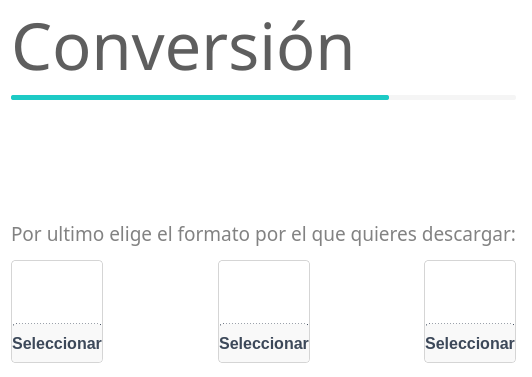
<?xml version="1.0" encoding="UTF-8"?>
<ui version="4.0">
 <class>Ui_Loanding</class>
 <widget class="QWidget" name="Ui_Loanding">
  <property name="geometry">
   <rect>
    <x>0</x>
    <y>0</y>
    <width>528</width>
    <height>377</height>
   </rect>
  </property>
  <property name="windowTitle">
   <string>Music Dowload - Formato</string>
  </property>
  <property name="styleSheet">
   <string notr="true">background-color: rgb(255, 255, 255);</string>
  </property>
  <layout class="QVBoxLayout" name="verticalLayout_7">
   <property name="spacing">
    <number>13</number>
   </property>
   <property name="leftMargin">
    <number>11</number>
   </property>
   <property name="topMargin">
    <number>0</number>
   </property>
   <property name="rightMargin">
    <number>16</number>
   </property>
   <property name="bottomMargin">
    <number>14</number>
   </property>
   <item>
    <layout class="QVBoxLayout" name="layout_titulo">
     <property name="spacing">
      <number>5</number>
     </property>
     <item>
      <widget class="QLabel" name="titulo">
       <property name="font">
        <font>
         <family>Nirmala UI Semilight</family>
         <pointsize>49</pointsize>
         <weight>50</weight>
         <bold>false</bold>
        </font>
       </property>
       <property name="styleSheet">
        <string notr="true">color: rgb(94, 94, 94);</string>
       </property>
       <property name="text">
        <string>Conversión</string>
       </property>
      </widget>
     </item>
     <item>
      <widget class="QProgressBar" name="proceso">
       <property name="minimumSize">
        <size>
         <width>0</width>
         <height>5</height>
        </size>
       </property>
       <property name="maximumSize">
        <size>
         <width>10000000</width>
         <height>5</height>
        </size>
       </property>
       <property name="styleSheet">
        <string notr="true">#proceso{
	border-radius:2px;
	background-color: rgb(245, 245, 245);
}
#proceso:chunk{
	border-radius:2px;
	background-color: rgb(29, 202, 197)
}</string>
       </property>
       <property name="value">
        <number>75</number>
       </property>
       <property name="alignment">
        <set>Qt::AlignCenter</set>
       </property>
       <property name="textVisible">
        <bool>false</bool>
       </property>
      </widget>
     </item>
    </layout>
   </item>
   <item>
    <spacer name="verticalSpacer">
     <property name="orientation">
      <enum>Qt::Vertical</enum>
     </property>
     <property name="sizeType">
      <enum>QSizePolicy::MinimumExpanding</enum>
     </property>
     <property name="sizeHint" stdset="0">
      <size>
       <width>41</width>
       <height>18</height>
      </size>
     </property>
    </spacer>
   </item>
   <item>
    <widget class="QLabel" name="descripcion_formato">
     <property name="font">
      <font>
       <family>Nirmala UI Semilight</family>
       <pointsize>14</pointsize>
      </font>
     </property>
     <property name="styleSheet">
      <string notr="true">color: rgb(130, 130, 130);</string>
     </property>
     <property name="text">
      <string>Por ultimo elige el formato por el que quieres descargar:</string>
     </property>
     <property name="buddy">
      <cstring>lineEdit</cstring>
     </property>
    </widget>
   </item>
   <item>
    <layout class="QHBoxLayout" name="layout_botones_formatos">
     <property name="spacing">
      <number>34</number>
     </property>
     <item>
      <widget class="QFrame" name="marco_mp3">
       <property name="sizePolicy">
        <sizepolicy hsizetype="Preferred" vsizetype="Maximum">
         <horstretch>0</horstretch>
         <verstretch>0</verstretch>
        </sizepolicy>
       </property>
       <property name="maximumSize">
        <size>
         <width>114</width>
         <height>180</height>
        </size>
       </property>
       <property name="styleSheet">
        <string notr="true">#marco_mp3{
border: 1px solid rgb(213, 213, 213);
border-radius: 4px
}</string>
       </property>
       <property name="frameShape">
        <enum>QFrame::StyledPanel</enum>
       </property>
       <property name="frameShadow">
        <enum>QFrame::Raised</enum>
       </property>
       <layout class="QVBoxLayout" name="verticalLayout_2">
        <property name="spacing">
         <number>0</number>
        </property>
        <property name="leftMargin">
         <number>0</number>
        </property>
        <property name="topMargin">
         <number>0</number>
        </property>
        <property name="rightMargin">
         <number>0</number>
        </property>
        <property name="bottomMargin">
         <number>0</number>
        </property>
        <item>
         <widget class="QFrame" name="marco_titulo_mp3">
          <property name="sizePolicy">
           <sizepolicy hsizetype="Expanding" vsizetype="Preferred">
            <horstretch>0</horstretch>
            <verstretch>0</verstretch>
           </sizepolicy>
          </property>
          <property name="styleSheet">
           <string notr="true">#marco_titulo_mp3{
border-radius: 4px;
}</string>
          </property>
          <property name="frameShape">
           <enum>QFrame::StyledPanel</enum>
          </property>
          <property name="frameShadow">
           <enum>QFrame::Raised</enum>
          </property>
          <layout class="QVBoxLayout" name="verticalLayout" stretch="0">
           <property name="leftMargin">
            <number>0</number>
           </property>
           <property name="topMargin">
            <number>11</number>
           </property>
           <property name="rightMargin">
            <number>0</number>
           </property>
           <property name="bottomMargin">
            <number>11</number>
           </property>
           <item>
            <widget class="QLabel" name="imagenMp3">
             <property name="minimumSize">
              <size>
               <width>0</width>
               <height>7</height>
              </size>
             </property>
             <property name="font">
              <font>
               <family>Calibri</family>
               <pointsize>25</pointsize>
               <weight>75</weight>
               <bold>true</bold>
              </font>
             </property>
             <property name="styleSheet">
              <string notr="true">color: rgb(104, 104, 104);
background-color:transparent</string>
             </property>
             <property name="text">
              <string/>
             </property>
             <property name="scaledContents">
              <bool>true</bool>
             </property>
             <property name="alignment">
              <set>Qt::AlignCenter</set>
             </property>
            </widget>
           </item>
          </layout>
         </widget>
        </item>
        <item>
         <widget class="QPushButton" name="boton_mp3">
          <property name="sizePolicy">
           <sizepolicy hsizetype="Expanding" vsizetype="Preferred">
            <horstretch>0</horstretch>
            <verstretch>0</verstretch>
           </sizepolicy>
          </property>
          <property name="minimumSize">
           <size>
            <width>0</width>
            <height>39</height>
           </size>
          </property>
          <property name="font">
           <font>
            <family>Nirmala UI</family>
            <pointsize>12</pointsize>
            <weight>75</weight>
            <bold>true</bold>
           </font>
          </property>
          <property name="styleSheet">
           <string notr="true">#boton_mp3 {
	border-top: 1px dotted  #3C4859;
	border-radius: 4px;
	color: #3C4859;
	background-color: rgb(249, 249, 249);
}
#boton_mp3:hover{
	background-color: rgb(113, 190, 161);
	border-radius: 4px;
	color: rgb(255, 255, 255)
}</string>
          </property>
          <property name="text">
           <string>Seleccionar</string>
          </property>
         </widget>
        </item>
       </layout>
      </widget>
     </item>
     <item>
      <spacer name="horizontalSpacer_2">
       <property name="orientation">
        <enum>Qt::Horizontal</enum>
       </property>
       <property name="sizeType">
        <enum>QSizePolicy::Expanding</enum>
       </property>
       <property name="sizeHint" stdset="0">
        <size>
         <width>0</width>
         <height>20</height>
        </size>
       </property>
      </spacer>
     </item>
     <item>
      <widget class="QFrame" name="marco_mp4a">
       <property name="sizePolicy">
        <sizepolicy hsizetype="Preferred" vsizetype="Maximum">
         <horstretch>0</horstretch>
         <verstretch>0</verstretch>
        </sizepolicy>
       </property>
       <property name="maximumSize">
        <size>
         <width>121</width>
         <height>180</height>
        </size>
       </property>
       <property name="styleSheet">
        <string notr="true">#marco_mp4a{
border: 1px solid rgb(213, 213, 213);
border-radius: 4px
}</string>
       </property>
       <property name="frameShape">
        <enum>QFrame::StyledPanel</enum>
       </property>
       <property name="frameShadow">
        <enum>QFrame::Raised</enum>
       </property>
       <layout class="QVBoxLayout" name="verticalLayout_3">
        <property name="spacing">
         <number>0</number>
        </property>
        <property name="leftMargin">
         <number>0</number>
        </property>
        <property name="topMargin">
         <number>0</number>
        </property>
        <property name="rightMargin">
         <number>0</number>
        </property>
        <property name="bottomMargin">
         <number>0</number>
        </property>
        <item>
         <widget class="QFrame" name="marco_titulo_mp4a">
          <property name="sizePolicy">
           <sizepolicy hsizetype="Preferred" vsizetype="Maximum">
            <horstretch>0</horstretch>
            <verstretch>0</verstretch>
           </sizepolicy>
          </property>
          <property name="styleSheet">
           <string notr="true">#marco_titulo_mp4a{
border-radius: 4px;
}</string>
          </property>
          <property name="frameShape">
           <enum>QFrame::StyledPanel</enum>
          </property>
          <property name="frameShadow">
           <enum>QFrame::Raised</enum>
          </property>
          <layout class="QVBoxLayout" name="verticalLayout_4">
           <property name="leftMargin">
            <number>0</number>
           </property>
           <property name="topMargin">
            <number>11</number>
           </property>
           <property name="rightMargin">
            <number>0</number>
           </property>
           <property name="bottomMargin">
            <number>11</number>
           </property>
           <item>
            <widget class="QLabel" name="imagenMp4A">
             <property name="font">
              <font>
               <family>Calibri</family>
               <pointsize>25</pointsize>
               <weight>75</weight>
               <bold>true</bold>
              </font>
             </property>
             <property name="styleSheet">
              <string notr="true">color: rgb(104, 104, 104);
background-color:transparent</string>
             </property>
             <property name="text">
              <string/>
             </property>
             <property name="scaledContents">
              <bool>true</bool>
             </property>
             <property name="alignment">
              <set>Qt::AlignCenter</set>
             </property>
            </widget>
           </item>
          </layout>
         </widget>
        </item>
        <item>
         <widget class="QPushButton" name="boton_mp4a">
          <property name="sizePolicy">
           <sizepolicy hsizetype="Preferred" vsizetype="Preferred">
            <horstretch>0</horstretch>
            <verstretch>0</verstretch>
           </sizepolicy>
          </property>
          <property name="minimumSize">
           <size>
            <width>0</width>
            <height>39</height>
           </size>
          </property>
          <property name="font">
           <font>
            <family>Nirmala UI</family>
            <pointsize>12</pointsize>
            <weight>75</weight>
            <bold>true</bold>
           </font>
          </property>
          <property name="styleSheet">
           <string notr="true">#boton_mp4a {
	border-top: 1px dotted  #3C4859;
	border-radius: 4px;
	color: #3C4859;
	background-color: rgb(249, 249, 249);
}
#boton_mp4a:hover{
	background-color: rgb(113, 190, 161);
	border-radius: 4px;
	color: rgb(255, 255, 255)
}</string>
          </property>
          <property name="text">
           <string>Seleccionar</string>
          </property>
         </widget>
        </item>
       </layout>
      </widget>
     </item>
     <item>
      <spacer name="horizontalSpacer">
       <property name="orientation">
        <enum>Qt::Horizontal</enum>
       </property>
       <property name="sizeHint" stdset="0">
        <size>
         <width>0</width>
         <height>20</height>
        </size>
       </property>
      </spacer>
     </item>
     <item>
      <widget class="QFrame" name="marco_mp4">
       <property name="sizePolicy">
        <sizepolicy hsizetype="Preferred" vsizetype="Maximum">
         <horstretch>0</horstretch>
         <verstretch>0</verstretch>
        </sizepolicy>
       </property>
       <property name="maximumSize">
        <size>
         <width>115</width>
         <height>180</height>
        </size>
       </property>
       <property name="styleSheet">
        <string notr="true">#marco_mp4{
border: 1px solid rgb(213, 213, 213);
border-radius: 4px
}</string>
       </property>
       <property name="frameShape">
        <enum>QFrame::StyledPanel</enum>
       </property>
       <property name="frameShadow">
        <enum>QFrame::Raised</enum>
       </property>
       <layout class="QVBoxLayout" name="verticalLayout_5">
        <property name="spacing">
         <number>0</number>
        </property>
        <property name="leftMargin">
         <number>0</number>
        </property>
        <property name="topMargin">
         <number>0</number>
        </property>
        <property name="rightMargin">
         <number>0</number>
        </property>
        <property name="bottomMargin">
         <number>0</number>
        </property>
        <item>
         <widget class="QFrame" name="marco_titulo_mp4">
          <property name="styleSheet">
           <string notr="true">#marco_titulo_mp4{
border-radius: 4px;
}</string>
          </property>
          <property name="frameShape">
           <enum>QFrame::StyledPanel</enum>
          </property>
          <property name="frameShadow">
           <enum>QFrame::Raised</enum>
          </property>
          <layout class="QVBoxLayout" name="verticalLayout_6">
           <property name="leftMargin">
            <number>0</number>
           </property>
           <property name="topMargin">
            <number>11</number>
           </property>
           <property name="rightMargin">
            <number>0</number>
           </property>
           <property name="bottomMargin">
            <number>11</number>
           </property>
           <item>
            <widget class="QLabel" name="imagenMp4">
             <property name="font">
              <font>
               <family>Calibri</family>
               <pointsize>25</pointsize>
               <weight>75</weight>
               <bold>true</bold>
              </font>
             </property>
             <property name="styleSheet">
              <string notr="true">color: rgb(104, 104, 104);
background-color:transparent</string>
             </property>
             <property name="text">
              <string/>
             </property>
             <property name="scaledContents">
              <bool>true</bool>
             </property>
             <property name="alignment">
              <set>Qt::AlignCenter</set>
             </property>
            </widget>
           </item>
          </layout>
         </widget>
        </item>
        <item>
         <widget class="QPushButton" name="boton_mp4">
          <property name="sizePolicy">
           <sizepolicy hsizetype="Preferred" vsizetype="Preferred">
            <horstretch>0</horstretch>
            <verstretch>0</verstretch>
           </sizepolicy>
          </property>
          <property name="minimumSize">
           <size>
            <width>0</width>
            <height>39</height>
           </size>
          </property>
          <property name="font">
           <font>
            <family>Nirmala UI</family>
            <pointsize>12</pointsize>
            <weight>75</weight>
            <bold>true</bold>
           </font>
          </property>
          <property name="styleSheet">
           <string notr="true">#boton_mp4 {
	border-top: 1px dotted  #3C4859;
	border-radius: 4px;
	color: #3C4859;
	background-color: rgb(249, 249, 249);
}
#boton_mp4:hover{
	background-color: rgb(113, 190, 161);
	border-radius: 4px;
	color: rgb(255, 255, 255)
}</string>
          </property>
          <property name="text">
           <string>Seleccionar</string>
          </property>
         </widget>
        </item>
       </layout>
      </widget>
     </item>
    </layout>
   </item>
  </layout>
 </widget>
 <resources/>
 <connections/>
</ui>
